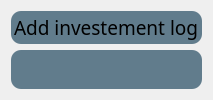
            <widget class="QWidget" name="add_inv_frame">
             <property name="styleSheet">
              <string notr="true">QFrame{
background-color: #617C8C;
border-radius: 10px;
border: 5px;
}
</string>
             </property>
             <layout class="QVBoxLayout" name="verticalLayout_16">
              <item>
               <widget class="QFrame" name="ai_frame">
                <property name="frameShape">
                 <enum>QFrame::StyledPanel</enum>
                </property>
                <property name="frameShadow">
                 <enum>QFrame::Raised</enum>
                </property>
                <layout class="QVBoxLayout" name="verticalLayout_15">
                 <property name="leftMargin">
                  <number>3</number>
                 </property>
                 <property name="topMargin">
                  <number>3</number>
                 </property>
                 <property name="rightMargin">
                  <number>3</number>
                 </property>
                 <property name="bottomMargin">
                  <number>3</number>
                 </property>
                 <item alignment="Qt::AlignHCenter">
                  <widget class="QLabel" name="ai_title_label">
                   <property name="font">
                    <font>
                     <family>Futura</family>
                     <pointsize>14</pointsize>
                    </font>
                   </property>
                   <property name="text">
                    <string>Add investement log</string>
                   </property>
                  </widget>
                 </item>
                </layout>
               </widget>
              </item>
              <item>
               <widget class="QFrame" name="main_ai_frame">
                <property name="sizePolicy">
                 <sizepolicy hsizetype="Preferred" vsizetype="Expanding">
                  <horstretch>0</horstretch>
                  <verstretch>0</verstretch>
                 </sizepolicy>
                </property>
                <property name="frameShape">
                 <enum>QFrame::StyledPanel</enum>
                </property>
                <property name="frameShadow">
                 <enum>QFrame::Raised</enum>
                </property>
                <layout class="QGridLayout" name="gridLayout_4"/>
               </widget>
              </item>
             </layout>
            </widget>
